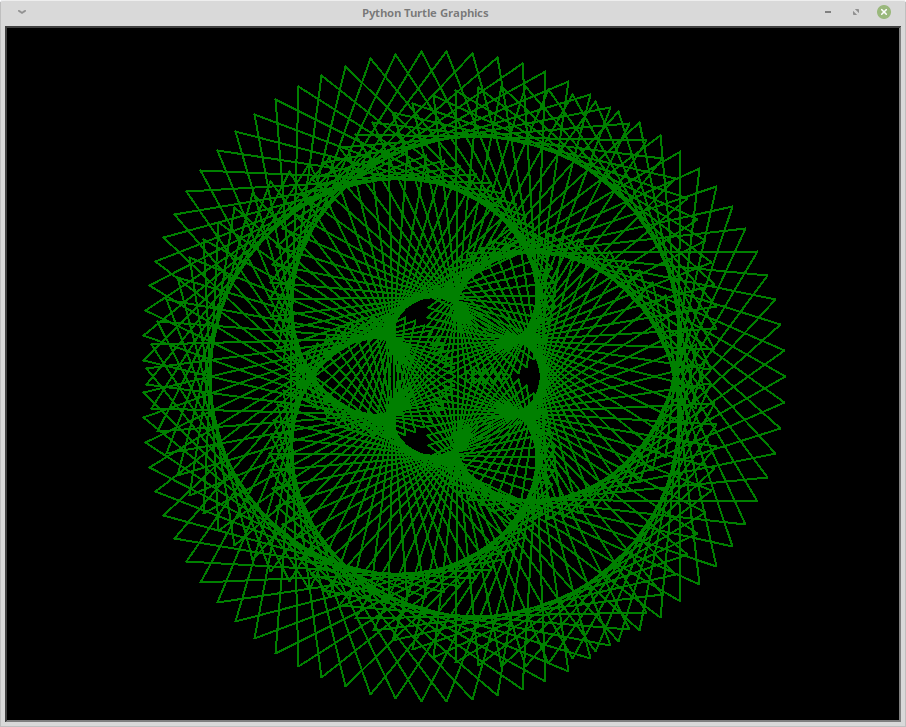

Source code (Python):
#!/usr/bin/python3
#
# zspiro.py -- primordial eyecandy based on spirograph algorithm
#              inspired by a version I wrote in the 1970s which
#              ran on a PDP-10 and a Tektronix 4010 graphics display
#
#              if you let it run for a while you'll see patterns that
#              don't really look like something that came out of a
#              spirograph
#
# 2015-09-07 -- first release
# 2019-01-15 -- pensize 2, make default window fit 1024x768 display

from turtle import Screen, Turtle
from math import sin, cos, pi
from time import sleep

steps = 360     # level of detail or number of patterns in space

s = Screen()
s.setup(width=900, height=700, startx=0, starty=2) # TEK 4010 = 1024 x 780
l = s.window_height()/4-10
s.bgcolor("black")
s.delay(0)

t = Turtle()
t.hideturtle()
t.pencolor("green")
t.pensize(2)
t.speed(0)

j = 1
while True:
    t.goto(2*l,0)
    t.clear()

    i = 0
    while i <= steps:
        angle = 2*i*pi/steps
        x=cos(angle) + cos(j*angle)
        y=sin(angle) + sin(j*angle)
        t.goto(l*x,l*y)
        i += 1
    sleep(2)
    j += 1
